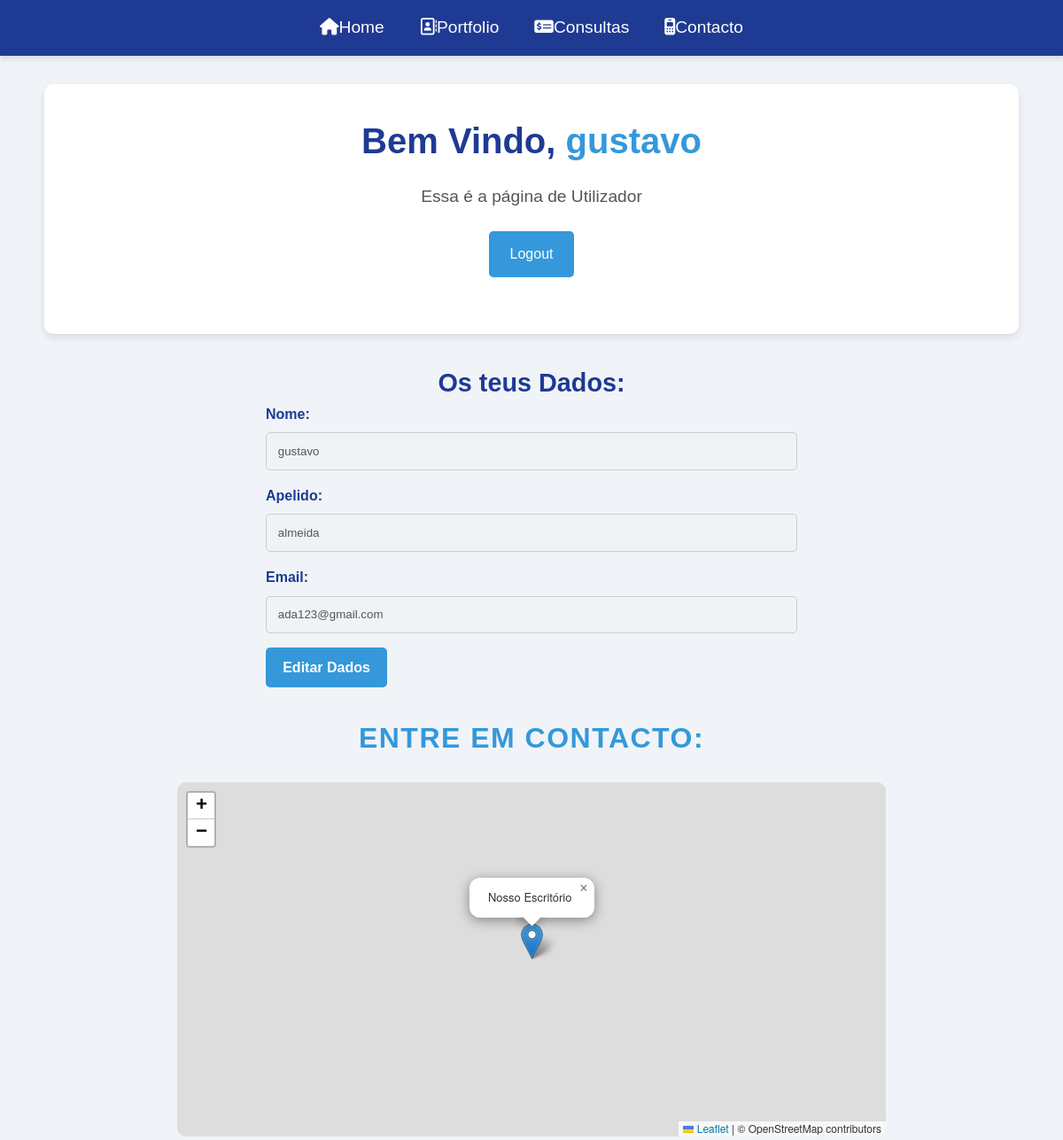
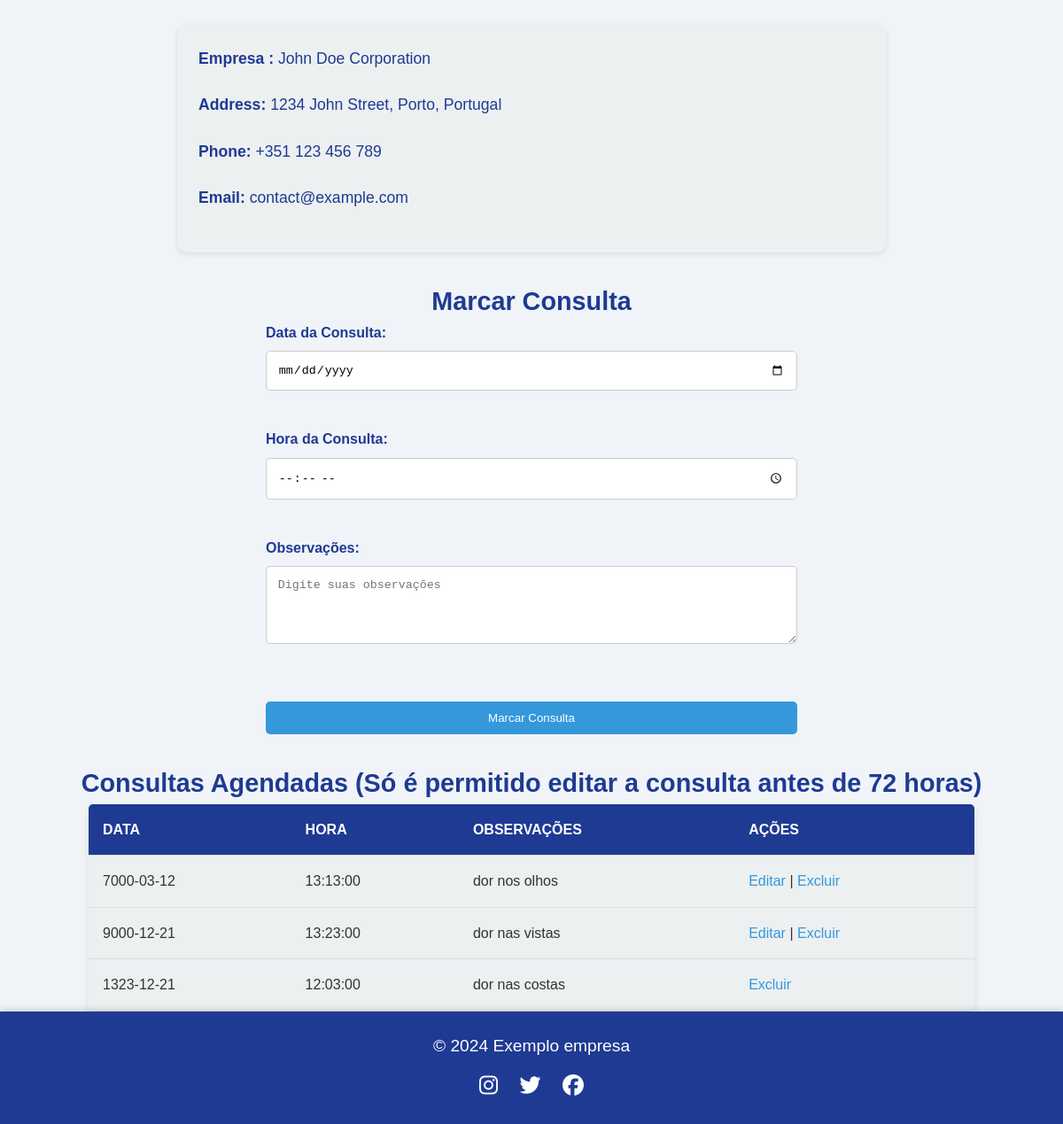
The app's page /user_page.php (signed in) with its own data (2 pictures, top to bottom).
### tables this page shows
CREATE TABLE `utilizadores` (
  `id` int(11) NOT NULL,
  `name` varchar(100) NOT NULL,
  `apelido` varchar(100) NOT NULL,
  `email` varchar(150) NOT NULL,
  `password` varchar(255) NOT NULL,
  `user_type` enum('admin','user') NOT NULL,
  `created_at` timestamp NOT NULL DEFAULT current_timestamp()
);

CREATE TABLE `consultas` (
  `id` int(11) NOT NULL,
  `user_id` int(11) NOT NULL,
  `data` date NOT NULL,
  `horario` time NOT NULL,
  `observacoes` text DEFAULT NULL
);

### user_page.php (the view, shortened to what this page needs)
<?php
$conn = mysqli_connect('localhost','root','','user_db');
?>
<!DOCTYPE html>
<html lang="pt">
<head>
   <link rel="stylesheet" href="https://unpkg.com/leaflet@1.9.4/dist/leaflet.css"
>
</head>
<body>
<header id="navbar">
        <nav>
            <ul>
                <li><a href="home.php"><i class="fa-solid fa-house"></i>Home</a></li>
                <li><a href="portfolio.php"><i class="fa-regular fa-address-book"></i>Portfolio</a></li>
                <li><a href="#marcar-consulta"><i class="fa-solid fa-money-check-dollar"></i>Consultas</a></li>
                <li><a href="#contact"><i class="fa-solid fa-mobile-retro"></i>Contacto</a></li>
            </ul>
        </nav>
</header>
<div class="container">
   <div class="content">
      <h1>Bem Vindo, <span><?php echo $_SESSION['user_name'] ?></span></h1>
      <p>Essa é a página de Utilizador </p>
      <a href="logout.php" class="btn">Logout</a>
   </div>
</div>
<h3>Os teus Dados:</h3>
<?php
    $user_id = $_SESSION['user_id'];
    $query = "SELECT * FROM utilizadores WHERE id = '$user_id'";
    $result = mysqli_query($conn, $query);
    $user_data = mysqli_fetch_assoc($result);
?>
    <form action="" method="post">
        <label for="name">Nome:</label>
        <input type="text" id="name" name="name" disabled value="<?php echo $user_data['name']; ?>">
        <br>
        <label for="apelido">Apelido:</label>
        <input type="text" id="apelido" name="apelido" disabled value="<?php echo $user_data['apelido']; ?>">
        <br>
        <label for="email">Email:</label>
        <input type="email" id="email" name="email" disabled value="<?php echo $user_data['email']; ?>">
        <br>
        <a href="user_page_edit.php">Editar Dados</a>
    </form>
    <div id="contact">
        <h2>Entre em contacto:</h2>
        <div id="map" style="width: 100%; height: 400px;"></div>
        <div id="company-info">
            <p><strong>Empresa :</strong> John Doe Corporation</p>
            <p><strong>Address:</strong> 1234 John Street, Porto, Portugal</p>
            <p><strong>Phone:</strong> +351 123 456 789</p>
            <p><strong>Email:</strong> contact@example.com</p>
        </div>
    </div>
<h3 id="marcar-consulta">Marcar Consulta</h3>
    <form method="POST" action="marcar_consulta.php">
        <label for="data">Data da Consulta:</label>
        <input type="date" id="data" name="data" required><br><br>
        <label for="horario">Hora da Consulta:</label>
        <input type="time" id="horario" name="horario" required><br><br>
        <label for="observacoes">Observações:</label>
        <textarea id="observacoes" name="observacoes" rows="4" cols="50" placeholder="Digite suas observações"></textarea><br><br>
        <input type="submit" value="Marcar Consulta" class="new-botao-submit">
    </form>
<h3>Consultas Agendadas (Só é permitido editar a consulta antes de 72 horas)</h3>
<table class="user-table">
    <thead>
        <tr>
            <th>Data</th>
            <th>Hora</th>
            <th>Observações</th>
            <th>Ações</th>
        </tr>
    </thead>
    <tbody>
        <?php
        if (isset($_SESSION['user_id'])) {
            $user_id = $_SESSION['user_id'];
            $sql = "SELECT id, data, horario, observacoes FROM consultas WHERE user_id = '$user_id'";
            $result = $conn->query($sql);
            if ($result->num_rows > 0) {
                while ($row = $result->fetch_assoc()) {
                    $consulta_id = $row['id'];
                    $data = $row['data'];
                    $horario = $row['horario'];
                    $observacoes = $row['observacoes'];
                    $data_consulta = strtotime($data);
                    $data_atual = time();
                    $diferenca_horas = ($data_consulta - $data_atual) / 3600;
                    echo "<tr>";
                    echo "<td>$data</td>";
                    echo "<td>$horario</td>";
                    echo "<td>$observacoes</td>";
                    echo "<td>";
                    if ($diferenca_horas > 72) {
                        echo "<a href='editar_consulta.php?id=$consulta_id'>Editar</a> | ";
                    }
                    echo "<a href='excluir_consulta.php?id=$consulta_id'>Excluir</a>";
                    echo "</td>";
                    echo "</tr>";
                }
            } else {
                echo "<tr><td colspan='4'>Nenhuma consulta agendada.</td></tr>";
            }
        } else {
            echo "<p>Erro: ID do usuário não encontrado na sessão.</p>";
        }
        ?>
    </tbody>
</table>
    <footer>
        <p>&copy; 2024 Exemplo empresa</p>
        <a class="icon_footer" href="https://www.instagram.com/" target="_blank"><i
                class="fa-brands fa-instagram"></i></a>
        <a class="icon_footer" href="https://twitter.com/" target="_blank"><i class="fa-brands fa-twitter"></i></a>
        <a class="icon_footer" href="https://www.facebook.com/" target="_blank"><i
                class="fa-brands fa-facebook"></i></a>
    </footer>
</body>
</html>

### user_page.php (style rules this page uses)
* { margin: 0; padding: 0; box-sizing: border-box; }
body { font-family: Arial, sans-serif; background-color: #f0f4f8; color: #333; line-height: 1.6; }
header { background-color: #1f3a93; padding: 1rem 0; box-shadow: 0 4px 6px rgba(0, 0, 0, 0.1); }
header nav ul { list-style: none; display: flex; justify-content: center; gap: 20px; }
header nav ul li a { color: white; font-size: 1.2rem; text-decoration: none; padding: 10px; transition: color 0.3s ease; }
.container { max-width: 1100px; margin: 2rem auto; padding: 2rem; background-color: white; border-radius: 10px; box-shadow: 0 4px 8px rgba(0, 0, 0, 0.1); }
.content { text-align: center; margin-bottom: 2rem; }
h1 { font-size: 2.5rem; color: #1f3a93; margin-bottom: 1rem; }
h1 span { color: #3498db; }
p { font-size: 1.2rem; margin-bottom: 1.5rem; color: #555; }
.btn { background-color: #3498db; color: white; padding: 0.8rem 1.5rem; border: none; border-radius: 5px; cursor: pointer; font-size: 1rem; transition: background-color 0.3s ease; display: inline-block; text-decoration: none; }
h2 { text-align: center; font-size: 2rem; color: #3498db; margin-bottom: 1.5rem; text-transform: uppercase; letter-spacing: 1.5px; }
form { margin-bottom: 2rem; max-width: 600px; margin-left: auto; margin-right: auto; }
form label { font-weight: bold; margin-bottom: 0.5rem; display: block; color: #1f3a93; }
form input[type="text"], form input[type="email"], form input[type="date"], form input[type="time"], form textarea { width: 100%; padding: 0.8rem; border: 1px solid #ccc; border-radius: 5px; margin-bottom: 1rem; transition: border-color 0.3s ease; }
form input[type="submit"], .new-botao-submit { background-color: #3498db; color: white; border: none; padding: 0.7rem 1.5rem; cursor: pointer; transition: background-color 0.3s ease; border-radius: 5px; display: block; width: 100%; margin-top: 1rem; }
a[href="user_page_edit.php"] { display: inline-block; background-color: #3498db; color: white; padding: 0.6rem 1.2rem; text-decoration: none; border-radius: 5px; font-weight: bold; transition: background-color 0.3s ease, color 0.3s ease; }
h3 { text-align: center; margin-top: 2rem; font-size: 1.8rem; color: #1f3a93; }
.user-table { width: 100%; max-width: 1000px; border-collapse: collapse; border-radius: 5px; overflow: hidden; margin: 0 auto; box-shadow: 0 4px 8px rgba(0, 0, 0, 0.1); }
.user-table th, .user-table td { padding: 1rem; text-align: left; border-bottom: 1px solid #ddd; }
.user-table th { background-color: #1f3a93; color: white; text-transform: uppercase; }
.user-table td { background-color: #ecf0f1; }
.user-table a { color: #3498db; text-decoration: none; transition: color 0.3s ease; }
#map { width: 100%; max-width: 800px; height: 400px; border-radius: 10px; margin: 0 auto 2rem auto; }
#company-info { margin-top: 2rem; padding: 1.5rem; background-color: #ecf0f1; border-radius: 10px; box-shadow: 0 2px 6px rgba(0, 0, 0, 0.1); max-width: 800px; margin-left: auto; margin-right: auto; }
#company-info p { font-size: 1.1rem; color: #1f3a93; }
footer { background-color: #1f3a93; color: white; padding: 1.5rem 0; text-align: center; box-shadow: 0 -4px 6px rgba(0, 0, 0, 0.1); }
footer p { margin-bottom: 10px; color: white; }
footer .icon_footer { margin: 0 10px; color: white; font-size: 1.5rem; transition: color 0.3s ease; }

### records on screen
utilizadores: name "gustavo", apelido "almeida", email "ada123@gmail.com"
consultas: data "7000-03-12", horario "13:13:00", observacoes "dor nos olhos"
consultas: data "9000-12-21", horario "13:23:00", observacoes "dor nas vistas"
consultas: data "1323-12-21", horario "12:03:00", observacoes "dor nas costas"

### other values on screen
$_SESSION['user_name'] "gustavo"
